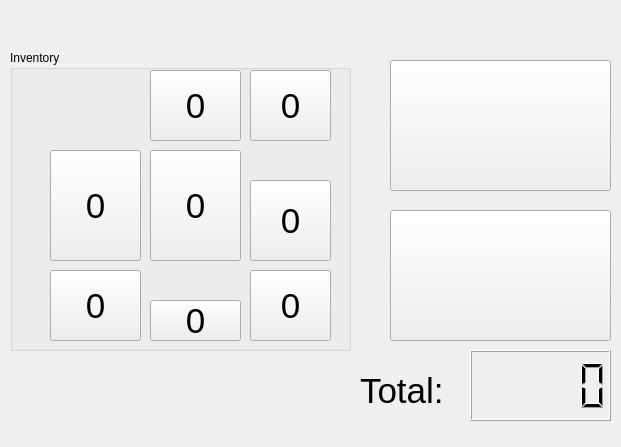
<?xml version="1.0" encoding="UTF-8"?>
<ui version="4.0">
 <class>MainWindow</class>
 <widget class="QMainWindow" name="MainWindow">
  <property name="geometry">
   <rect>
    <x>0</x>
    <y>0</y>
    <width>621</width>
    <height>447</height>
   </rect>
  </property>
  <property name="windowTitle">
   <string>Chaos Recipe Tracker</string>
  </property>
  <property name="windowIcon">
   <iconset>
    <normaloff>../img/c.png</normaloff>../img/c.png</iconset>
  </property>
  <property name="accessibleName">
   <string>Chaos Recipe Tracker</string>
  </property>
  <widget class="QWidget" name="centralwidget">
   <widget class="QPushButton" name="sell1">
    <property name="geometry">
     <rect>
      <x>390</x>
      <y>60</y>
      <width>221</width>
      <height>131</height>
     </rect>
    </property>
    <property name="font">
     <font>
      <pointsize>26</pointsize>
     </font>
    </property>
    <property name="text">
     <string/>
    </property>
    <property name="icon">
     <iconset>
      <normaloff>../img/c.png</normaloff>../img/c.png</iconset>
    </property>
    <property name="iconSize">
     <size>
      <width>600</width>
      <height>100</height>
     </size>
    </property>
   </widget>
   <widget class="QLabel" name="TotalLabel">
    <property name="geometry">
     <rect>
      <x>360</x>
      <y>360</y>
      <width>101</width>
      <height>61</height>
     </rect>
    </property>
    <property name="font">
     <font>
      <pointsize>26</pointsize>
     </font>
    </property>
    <property name="text">
     <string>Total:</string>
    </property>
   </widget>
   <widget class="QLCDNumber" name="TotalNumber">
    <property name="geometry">
     <rect>
      <x>470</x>
      <y>350</y>
      <width>141</width>
      <height>71</height>
     </rect>
    </property>
   </widget>
   <widget class="QGroupBox" name="groupBox">
    <property name="geometry">
     <rect>
      <x>10</x>
      <y>50</y>
      <width>341</width>
      <height>301</height>
     </rect>
    </property>
    <property name="title">
     <string>Inventory</string>
    </property>
    <widget class="QPushButton" name="helm">
     <property name="geometry">
      <rect>
       <x>140</x>
       <y>20</y>
       <width>91</width>
       <height>71</height>
      </rect>
     </property>
     <property name="font">
      <font>
       <pointsize>26</pointsize>
      </font>
     </property>
     <property name="text">
      <string>0</string>
     </property>
     <property name="icon">
      <iconset>
       <normaloff>../img/helm.png</normaloff>../img/helm.png</iconset>
     </property>
     <property name="iconSize">
      <size>
       <width>63</width>
       <height>55</height>
      </size>
     </property>
    </widget>
    <widget class="QPushButton" name="brust">
     <property name="geometry">
      <rect>
       <x>140</x>
       <y>100</y>
       <width>91</width>
       <height>111</height>
      </rect>
     </property>
     <property name="font">
      <font>
       <pointsize>26</pointsize>
      </font>
     </property>
     <property name="autoFillBackground">
      <bool>false</bool>
     </property>
     <property name="styleSheet">
      <string notr="true"/>
     </property>
     <property name="text">
      <string>0</string>
     </property>
     <property name="icon">
      <iconset>
       <normaloff>../img/chest.png</normaloff>../img/chest.png</iconset>
     </property>
     <property name="iconSize">
      <size>
       <width>63</width>
       <height>63</height>
      </size>
     </property>
     <property name="flat">
      <bool>false</bool>
     </property>
    </widget>
    <widget class="QPushButton" name="amulett">
     <property name="geometry">
      <rect>
       <x>240</x>
       <y>20</y>
       <width>81</width>
       <height>71</height>
      </rect>
     </property>
     <property name="font">
      <font>
       <pointsize>26</pointsize>
      </font>
     </property>
     <property name="text">
      <string>0</string>
     </property>
     <property name="icon">
      <iconset>
       <normaloff>../img/amulet.png</normaloff>../img/amulet.png</iconset>
     </property>
     <property name="iconSize">
      <size>
       <width>50</width>
       <height>35</height>
      </size>
     </property>
    </widget>
    <widget class="QPushButton" name="waffe">
     <property name="geometry">
      <rect>
       <x>40</x>
       <y>100</y>
       <width>91</width>
       <height>111</height>
      </rect>
     </property>
     <property name="font">
      <font>
       <pointsize>26</pointsize>
      </font>
     </property>
     <property name="text">
      <string>0</string>
     </property>
     <property name="icon">
      <iconset>
       <normaloff>../img/axe.png</normaloff>../img/axe.png</iconset>
     </property>
     <property name="iconSize">
      <size>
       <width>6666</width>
       <height>90</height>
      </size>
     </property>
    </widget>
    <widget class="QPushButton" name="ring">
     <property name="geometry">
      <rect>
       <x>240</x>
       <y>130</y>
       <width>81</width>
       <height>81</height>
      </rect>
     </property>
     <property name="font">
      <font>
       <pointsize>26</pointsize>
      </font>
     </property>
     <property name="text">
      <string>0</string>
     </property>
     <property name="icon">
      <iconset>
       <normaloff>../img/ring.png</normaloff>../img/ring.png</iconset>
     </property>
     <property name="iconSize">
      <size>
       <width>35</width>
       <height>35</height>
      </size>
     </property>
    </widget>
    <widget class="QPushButton" name="hand">
     <property name="geometry">
      <rect>
       <x>40</x>
       <y>220</y>
       <width>91</width>
       <height>71</height>
      </rect>
     </property>
     <property name="font">
      <font>
       <pointsize>26</pointsize>
      </font>
     </property>
     <property name="text">
      <string>0</string>
     </property>
     <property name="icon">
      <iconset>
       <normaloff>../img/gloves.png</normaloff>../img/gloves.png</iconset>
     </property>
     <property name="iconSize">
      <size>
       <width>63</width>
       <height>55</height>
      </size>
     </property>
    </widget>
    <widget class="QPushButton" name="gurtel">
     <property name="geometry">
      <rect>
       <x>140</x>
       <y>250</y>
       <width>91</width>
       <height>41</height>
      </rect>
     </property>
     <property name="font">
      <font>
       <pointsize>26</pointsize>
      </font>
     </property>
     <property name="text">
      <string>0</string>
     </property>
     <property name="icon">
      <iconset>
       <normaloff>../img/belts.png</normaloff>../img/belts.png</iconset>
     </property>
     <property name="iconSize">
      <size>
       <width>55</width>
       <height>40</height>
      </size>
     </property>
    </widget>
    <widget class="QPushButton" name="schuh">
     <property name="geometry">
      <rect>
       <x>240</x>
       <y>220</y>
       <width>81</width>
       <height>71</height>
      </rect>
     </property>
     <property name="font">
      <font>
       <pointsize>26</pointsize>
      </font>
     </property>
     <property name="text">
      <string>0</string>
     </property>
     <property name="icon">
      <iconset>
       <normaloff>../img/boots.png</normaloff>../img/boots.png</iconset>
     </property>
     <property name="iconSize">
      <size>
       <width>63</width>
       <height>50</height>
      </size>
     </property>
    </widget>
   </widget>
   <widget class="QPushButton" name="sell2">
    <property name="geometry">
     <rect>
      <x>390</x>
      <y>210</y>
      <width>221</width>
      <height>131</height>
     </rect>
    </property>
    <property name="font">
     <font>
      <pointsize>26</pointsize>
     </font>
    </property>
    <property name="text">
     <string/>
    </property>
    <property name="icon">
     <iconset>
      <normaloff>../img/2c_2.png</normaloff>../img/2c_2.png</iconset>
    </property>
    <property name="iconSize">
     <size>
      <width>600</width>
      <height>100</height>
     </size>
    </property>
   </widget>
   <zorder>groupBox</zorder>
   <zorder>sell1</zorder>
   <zorder>TotalLabel</zorder>
   <zorder>TotalNumber</zorder>
   <zorder>sell2</zorder>
  </widget>
 </widget>
 <resources/>
 <connections/>
</ui>
